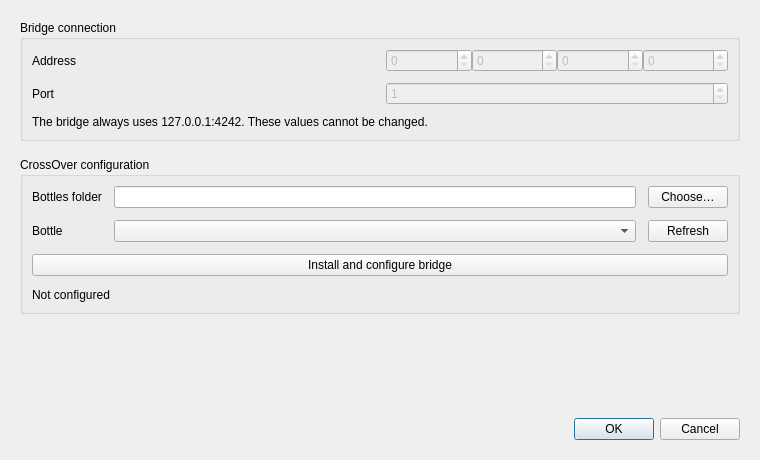
<?xml version="1.0" encoding="UTF-8"?>
<ui version="4.0">
 <class>UICrossoverTrackIRControls</class>
 <widget class="QWidget" name="UICrossoverTrackIRControls">
  <property name="geometry">
   <rect>
    <x>0</x>
    <y>0</y>
    <width>760</width>
    <height>460</height>
   </rect>
  </property>
  <property name="minimumSize">
   <size>
    <width>760</width>
    <height>460</height>
   </size>
  </property>
  <property name="windowTitle">
   <string>CrossOver TrackIR Bridge settings</string>
  </property>

  <layout class="QVBoxLayout" name="verticalLayout">
   <property name="leftMargin">
    <number>20</number>
   </property>
   <property name="topMargin">
    <number>20</number>
   </property>
   <property name="rightMargin">
    <number>20</number>
   </property>
   <property name="bottomMargin">
    <number>20</number>
   </property>
   <property name="spacing">
    <number>16</number>
   </property>

   <item>
    <widget class="QGroupBox" name="networkGroup">
     <property name="title">
      <string>Bridge connection</string>
     </property>
     <layout class="QGridLayout" name="networkLayout">
      <property name="horizontalSpacing">
       <number>12</number>
      </property>
      <property name="verticalSpacing">
       <number>10</number>
      </property>

      <item row="0" column="0">
       <widget class="QLabel" name="labelAddress">
        <property name="text">
         <string>Address</string>
        </property>
       </widget>
      </item>

      <item row="0" column="1">
       <layout class="QHBoxLayout" name="ipLayout">
        <item>
         <widget class="QSpinBox" name="spinIPFirstNibble">
          <property name="enabled">
           <bool>false</bool>
          </property>
          <property name="maximum">
           <number>255</number>
          </property>
         </widget>
        </item>
        <item>
         <widget class="QSpinBox" name="spinIPSecondNibble">
          <property name="enabled">
           <bool>false</bool>
          </property>
          <property name="maximum">
           <number>255</number>
          </property>
         </widget>
        </item>
        <item>
         <widget class="QSpinBox" name="spinIPThirdNibble">
          <property name="enabled">
           <bool>false</bool>
          </property>
          <property name="maximum">
           <number>255</number>
          </property>
         </widget>
        </item>
        <item>
         <widget class="QSpinBox" name="spinIPFourthNibble">
          <property name="enabled">
           <bool>false</bool>
          </property>
          <property name="maximum">
           <number>255</number>
          </property>
         </widget>
        </item>
       </layout>
      </item>

      <item row="1" column="0">
       <widget class="QLabel" name="labelPort">
        <property name="text">
         <string>Port</string>
        </property>
       </widget>
      </item>

      <item row="1" column="1">
       <widget class="QSpinBox" name="spinPortNumber">
        <property name="enabled">
         <bool>false</bool>
        </property>
        <property name="minimum">
         <number>1</number>
        </property>
        <property name="maximum">
         <number>65535</number>
        </property>
       </widget>
      </item>

      <item row="2" column="0" colspan="2">
       <widget class="QLabel" name="labelNetworkHint">
        <property name="text">
         <string>The bridge always uses 127.0.0.1:4242. These values cannot be changed.</string>
        </property>
        <property name="wordWrap">
         <bool>true</bool>
        </property>
       </widget>
      </item>
     </layout>
    </widget>
   </item>

   <item>
    <widget class="QGroupBox" name="crossoverGroup">
     <property name="title">
      <string>CrossOver configuration</string>
     </property>
     <layout class="QGridLayout" name="crossoverLayout">
      <property name="horizontalSpacing">
       <number>12</number>
      </property>
      <property name="verticalSpacing">
       <number>12</number>
      </property>

      <item row="0" column="0">
       <widget class="QLabel" name="labelBottlesRoot">
        <property name="text">
         <string>Bottles folder</string>
        </property>
       </widget>
      </item>

      <item row="0" column="1">
       <widget class="QLineEdit" name="editBottlesRoot"/>
      </item>

      <item row="0" column="2">
       <widget class="QPushButton" name="buttonChooseBottlesRoot">
        <property name="text">
         <string>Choose…</string>
        </property>
       </widget>
      </item>

      <item row="1" column="0">
       <widget class="QLabel" name="labelBottle">
        <property name="text">
         <string>Bottle</string>
        </property>
       </widget>
      </item>

      <item row="1" column="1">
       <widget class="QComboBox" name="comboBottle"/>
      </item>

      <item row="1" column="2">
       <widget class="QPushButton" name="buttonRefreshBottles">
        <property name="text">
         <string>Refresh</string>
        </property>
       </widget>
      </item>

      <item row="2" column="0" colspan="3">
       <widget class="QPushButton" name="buttonInstallBridge">
        <property name="minimumHeight">
         <number>42</number>
        </property>
        <property name="text">
         <string>Install and configure bridge</string>
        </property>
       </widget>
      </item>

      <item row="3" column="0" colspan="3">
       <widget class="QLabel" name="labelInstallationStatus">
        <property name="minimumHeight">
         <number>44</number>
        </property>
        <property name="text">
         <string>Not configured</string>
        </property>
        <property name="wordWrap">
         <bool>true</bool>
        </property>
       </widget>
      </item>
     </layout>
    </widget>
   </item>

   <item>
    <spacer name="verticalSpacer">
     <property name="orientation">
      <enum>Qt::Vertical</enum>
     </property>
     <property name="sizeHint" stdset="0">
      <size>
       <width>20</width>
       <height>40</height>
      </size>
     </property>
    </spacer>
   </item>

   <item>
    <widget class="QDialogButtonBox" name="buttonBox">
     <property name="standardButtons">
      <set>QDialogButtonBox::Cancel|QDialogButtonBox::Ok</set>
     </property>
    </widget>
   </item>
  </layout>
 </widget>

 <resources/>
 <connections/>
</ui>
